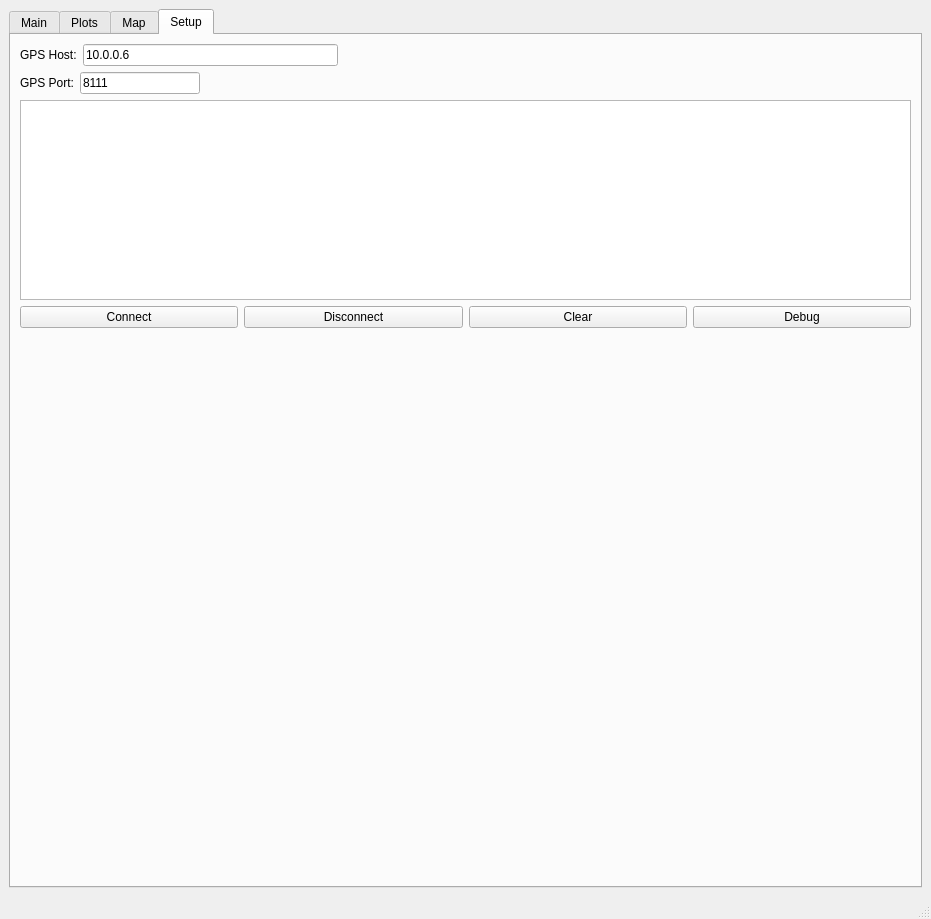
<?xml version="1.0" encoding="UTF-8"?>
<ui version="4.0">
 <class>GpsGui</class>
 <widget class="QMainWindow" name="GpsGui">
  <property name="geometry">
   <rect>
    <x>0</x>
    <y>0</y>
    <width>931</width>
    <height>919</height>
   </rect>
  </property>
  <property name="windowTitle">
   <string>GpsGui</string>
  </property>
  <widget class="QWidget" name="centralwidget">
   <layout class="QVBoxLayout" name="verticalLayout">
    <item>
     <widget class="QTabWidget" name="tabWidget">
      <property name="currentIndex">
       <number>3</number>
      </property>
      <widget class="QWidget" name="mainTab">
       <attribute name="title">
        <string>Main</string>
       </attribute>
       <layout class="QVBoxLayout" name="verticalLayout_3">
        <item>
         <layout class="QHBoxLayout" name="horizontalLayout_5">
          <item>
           <widget class="QLabel" name="label_2">
            <property name="text">
             <string>Longitude (degrees)</string>
            </property>
           </widget>
          </item>
          <item>
           <widget class="QLabel" name="longitudeDataLabel">
            <property name="text">
             <string>#####</string>
            </property>
           </widget>
          </item>
          <item>
           <widget class="QLabel" name="label_4">
            <property name="text">
             <string>Latitude (degrees)</string>
            </property>
           </widget>
          </item>
          <item>
           <widget class="QLabel" name="latitudeDataLabel">
            <property name="text">
             <string>#####</string>
            </property>
           </widget>
          </item>
         </layout>
        </item>
        <item>
         <layout class="QHBoxLayout" name="horizontalLayout_6">
          <item>
           <widget class="QLabel" name="label_6">
            <property name="text">
             <string>Pitch (degrees)</string>
            </property>
           </widget>
          </item>
          <item>
           <widget class="QLabel" name="pitchDataLabel">
            <property name="text">
             <string>#####</string>
            </property>
           </widget>
          </item>
          <item>
           <widget class="QLabel" name="label_5">
            <property name="text">
             <string>Roll (degrees)</string>
            </property>
           </widget>
          </item>
          <item>
           <widget class="QLabel" name="rollDataLabel">
            <property name="text">
             <string>#####</string>
            </property>
           </widget>
          </item>
         </layout>
        </item>
        <item>
         <layout class="QHBoxLayout" name="horizontalLayout_7">
          <item>
           <widget class="QLabel" name="label_10">
            <property name="text">
             <string>Altitude (meters)</string>
            </property>
           </widget>
          </item>
          <item>
           <widget class="QLabel" name="altitudeDataLabel">
            <property name="text">
             <string>#####</string>
            </property>
           </widget>
          </item>
          <item>
           <widget class="QLabel" name="label_11">
            <property name="text">
             <string>Heading (degrees)</string>
            </property>
           </widget>
          </item>
          <item>
           <widget class="QLabel" name="headingDataLabel">
            <property name="text">
             <string>#####</string>
            </property>
           </widget>
          </item>
         </layout>
        </item>
        <item>
         <layout class="QHBoxLayout" name="horizontalLayout_8">
          <item>
           <widget class="QLabel" name="label_14">
            <property name="text">
             <string>Ground Speed (knots)</string>
            </property>
           </widget>
          </item>
          <item>
           <widget class="QLabel" name="groundSpeedDataLabel">
            <property name="text">
             <string>#####</string>
            </property>
           </widget>
          </item>
          <item>
           <widget class="QLabel" name="label_16">
            <property name="text">
             <string>Rate of Climb (100 feet/min)</string>
            </property>
           </widget>
          </item>
          <item>
           <widget class="QLabel" name="rateOfClimbDataLabel">
            <property name="text">
             <string>#####</string>
            </property>
           </widget>
          </item>
         </layout>
        </item>
        <item>
         <layout class="QHBoxLayout" name="horizontalLayout_9">
          <property name="leftMargin">
           <number>10</number>
          </property>
          <property name="topMargin">
           <number>10</number>
          </property>
          <property name="rightMargin">
           <number>10</number>
          </property>
          <property name="bottomMargin">
           <number>10</number>
          </property>
          <item>
           <widget class="QLabel" name="label_7">
            <property name="text">
             <string>GPS PC Connection:</string>
            </property>
           </widget>
          </item>
          <item>
           <widget class="QLedLabel" name="statusConnectionLED">
            <property name="text">
             <string>O</string>
            </property>
           </widget>
          </item>
          <item>
           <widget class="QLabel" name="statusConnectedLabel">
            <property name="text">
             <string>G/NG/UNK</string>
            </property>
           </widget>
          </item>
          <item>
           <spacer name="horizontalSpacer_3">
            <property name="orientation">
             <enum>Qt::Horizontal</enum>
            </property>
            <property name="sizeHint" stdset="0">
             <size>
              <width>40</width>
              <height>20</height>
             </size>
            </property>
           </spacer>
          </item>
          <item>
           <widget class="QLabel" name="label_3">
            <property name="text">
             <string>GPS Sat Reception:</string>
            </property>
           </widget>
          </item>
          <item>
           <widget class="QLedLabel" name="statusSatelliteRxLED">
            <property name="text">
             <string>O</string>
            </property>
           </widget>
          </item>
          <item>
           <spacer name="horizontalSpacer_4">
            <property name="orientation">
             <enum>Qt::Horizontal</enum>
            </property>
            <property name="sizeHint" stdset="0">
             <size>
              <width>40</width>
              <height>20</height>
             </size>
            </property>
           </spacer>
          </item>
          <item>
           <widget class="QLabel" name="label">
            <property name="text">
             <string>GPS Messages Dropped:</string>
            </property>
           </widget>
          </item>
          <item>
           <widget class="QLedLabel" name="statusCounterLED">
            <property name="text">
             <string>O</string>
            </property>
           </widget>
          </item>
          <item>
           <widget class="QLabel" name="statusCounterLabel">
            <property name="text">
             <string>0</string>
            </property>
           </widget>
          </item>
          <item>
           <spacer name="horizontalSpacer_5">
            <property name="orientation">
             <enum>Qt::Horizontal</enum>
            </property>
            <property name="sizeHint" stdset="0">
             <size>
              <width>40</width>
              <height>20</height>
             </size>
            </property>
           </spacer>
          </item>
          <item>
           <widget class="QLabel" name="label_8">
            <property name="text">
             <string>GPS Message Decode:</string>
            </property>
           </widget>
          </item>
          <item>
           <widget class="QLedLabel" name="statusDecodeOkLED">
            <property name="text">
             <string>O</string>
            </property>
           </widget>
          </item>
          <item>
           <widget class="QLabel" name="statusDecodeOkLabel">
            <property name="text">
             <string>G/NG/UNK</string>
            </property>
           </widget>
          </item>
          <item>
           <widget class="QPushButton" name="clearErrorBtn">
            <property name="text">
             <string>ClearErrors</string>
            </property>
           </widget>
          </item>
         </layout>
        </item>
        <item>
         <layout class="QHBoxLayout" name="horizontalLayout_10">
          <property name="leftMargin">
           <number>10</number>
          </property>
          <property name="topMargin">
           <number>10</number>
          </property>
          <property name="rightMargin">
           <number>10</number>
          </property>
          <property name="bottomMargin">
           <number>10</number>
          </property>
          <item>
           <widget class="QLabel" name="label_13">
            <property name="text">
             <string>GPS Hearbeat</string>
            </property>
           </widget>
          </item>
          <item>
           <widget class="QLedLabel" name="statusHeartbeatLED">
            <property name="text">
             <string>O</string>
            </property>
           </widget>
          </item>
          <item>
           <spacer name="horizontalSpacer_6">
            <property name="orientation">
             <enum>Qt::Horizontal</enum>
            </property>
            <property name="sizeHint" stdset="0">
             <size>
              <width>40</width>
              <height>20</height>
             </size>
            </property>
           </spacer>
          </item>
         </layout>
        </item>
        <item>
         <layout class="QGridLayout" name="gridLayout">
          <property name="leftMargin">
           <number>0</number>
          </property>
          <property name="topMargin">
           <number>0</number>
          </property>
          <property name="rightMargin">
           <number>0</number>
          </property>
          <property name="bottomMargin">
           <number>0</number>
          </property>
          <item row="0" column="1">
           <widget class="qfi_EHSI" name="EHSI">
            <property name="minimumSize">
             <size>
              <width>300</width>
              <height>300</height>
             </size>
            </property>
            <property name="maximumSize">
             <size>
              <width>300</width>
              <height>300</height>
             </size>
            </property>
            <property name="verticalScrollBarPolicy">
             <enum>Qt::ScrollBarAlwaysOff</enum>
            </property>
            <property name="horizontalScrollBarPolicy">
             <enum>Qt::ScrollBarAlwaysOff</enum>
            </property>
            <property name="interactive">
             <bool>false</bool>
            </property>
           </widget>
          </item>
          <item row="0" column="0">
           <widget class="qfi_EADI" name="EADI">
            <property name="minimumSize">
             <size>
              <width>300</width>
              <height>300</height>
             </size>
            </property>
            <property name="maximumSize">
             <size>
              <width>300</width>
              <height>300</height>
             </size>
            </property>
            <property name="verticalScrollBarPolicy">
             <enum>Qt::ScrollBarAlwaysOff</enum>
            </property>
            <property name="horizontalScrollBarPolicy">
             <enum>Qt::ScrollBarAlwaysOff</enum>
            </property>
            <property name="interactive">
             <bool>false</bool>
            </property>
           </widget>
          </item>
         </layout>
        </item>
        <item>
         <layout class="QGridLayout" name="gridLayout_4">
          <property name="leftMargin">
           <number>0</number>
          </property>
          <property name="topMargin">
           <number>0</number>
          </property>
          <property name="rightMargin">
           <number>0</number>
          </property>
          <property name="bottomMargin">
           <number>0</number>
          </property>
          <item row="0" column="1">
           <widget class="qfi_VSI" name="verticalSpeedIndicator">
            <property name="minimumSize">
             <size>
              <width>300</width>
              <height>300</height>
             </size>
            </property>
            <property name="maximumSize">
             <size>
              <width>300</width>
              <height>300</height>
             </size>
            </property>
            <property name="verticalScrollBarPolicy">
             <enum>Qt::ScrollBarAlwaysOff</enum>
            </property>
            <property name="horizontalScrollBarPolicy">
             <enum>Qt::ScrollBarAlwaysOff</enum>
            </property>
            <property name="interactive">
             <bool>false</bool>
            </property>
           </widget>
          </item>
          <item row="0" column="0">
           <widget class="qfi_ASI" name="airSpeedIndicator">
            <property name="minimumSize">
             <size>
              <width>300</width>
              <height>300</height>
             </size>
            </property>
            <property name="maximumSize">
             <size>
              <width>300</width>
              <height>300</height>
             </size>
            </property>
            <property name="verticalScrollBarPolicy">
             <enum>Qt::ScrollBarAlwaysOff</enum>
            </property>
            <property name="horizontalScrollBarPolicy">
             <enum>Qt::ScrollBarAlwaysOff</enum>
            </property>
            <property name="interactive">
             <bool>false</bool>
            </property>
           </widget>
          </item>
         </layout>
        </item>
        <item>
         <spacer name="verticalSpacer_2">
          <property name="orientation">
           <enum>Qt::Vertical</enum>
          </property>
          <property name="sizeHint" stdset="0">
           <size>
            <width>20</width>
            <height>40</height>
           </size>
          </property>
         </spacer>
        </item>
       </layout>
      </widget>
      <widget class="QWidget" name="tab">
       <attribute name="title">
        <string>Plots</string>
       </attribute>
       <layout class="QGridLayout" name="gridLayout_2">
        <item row="1" column="0">
         <widget class="QCustomPlot" name="plotPitch" native="true"/>
        </item>
        <item row="0" column="1">
         <widget class="QCustomPlot" name="plotAltitude" native="true"/>
        </item>
        <item row="1" column="1">
         <widget class="QCustomPlot" name="plotRoll" native="true"/>
        </item>
        <item row="0" column="0">
         <widget class="QCustomPlot" name="plotLatLong" native="true"/>
        </item>
        <item row="2" column="0">
         <widget class="QCustomPlot" name="plotHeading" native="true"/>
        </item>
        <item row="2" column="1">
         <widget class="QCustomPlot" name="plotSpeed" native="true"/>
        </item>
       </layout>
      </widget>
      <widget class="QWidget" name="tab_2">
       <attribute name="title">
        <string>Map</string>
       </attribute>
       <layout class="QGridLayout" name="gridLayout_3"/>
      </widget>
      <widget class="QWidget" name="setupTab">
       <attribute name="title">
        <string>Setup</string>
       </attribute>
       <layout class="QVBoxLayout" name="verticalLayout_2">
        <item>
         <layout class="QHBoxLayout" name="horizontalLayout">
          <item>
           <widget class="QLabel" name="gpsHostLabel">
            <property name="text">
             <string>GPS Host:</string>
            </property>
           </widget>
          </item>
          <item>
           <widget class="QLineEdit" name="gpsHostEdit">
            <property name="maximumSize">
             <size>
              <width>255</width>
              <height>16777215</height>
             </size>
            </property>
            <property name="text">
             <string>10.0.0.6</string>
            </property>
           </widget>
          </item>
          <item>
           <spacer name="horizontalSpacer">
            <property name="orientation">
             <enum>Qt::Horizontal</enum>
            </property>
            <property name="sizeHint" stdset="0">
             <size>
              <width>40</width>
              <height>20</height>
             </size>
            </property>
           </spacer>
          </item>
         </layout>
        </item>
        <item>
         <layout class="QHBoxLayout" name="horizontalLayout_2">
          <item>
           <widget class="QLabel" name="gpsPortLabel">
            <property name="text">
             <string>GPS Port:</string>
            </property>
           </widget>
          </item>
          <item>
           <widget class="QLineEdit" name="gpsPort">
            <property name="maximumSize">
             <size>
              <width>120</width>
              <height>16777215</height>
             </size>
            </property>
            <property name="text">
             <string>8111</string>
            </property>
           </widget>
          </item>
          <item>
           <spacer name="horizontalSpacer_2">
            <property name="orientation">
             <enum>Qt::Horizontal</enum>
            </property>
            <property name="sizeHint" stdset="0">
             <size>
              <width>40</width>
              <height>20</height>
             </size>
            </property>
           </spacer>
          </item>
         </layout>
        </item>
        <item>
         <layout class="QHBoxLayout" name="horizontalLayout_4">
          <property name="topMargin">
           <number>0</number>
          </property>
          <item>
           <widget class="QPlainTextEdit" name="logViewer">
            <property name="minimumSize">
             <size>
              <width>0</width>
              <height>200</height>
             </size>
            </property>
            <property name="maximumSize">
             <size>
              <width>16777215</width>
              <height>200</height>
             </size>
            </property>
            <property name="font">
             <font>
              <family>Ubuntu Mono</family>
             </font>
            </property>
            <property name="acceptDrops">
             <bool>false</bool>
            </property>
            <property name="readOnly">
             <bool>true</bool>
            </property>
           </widget>
          </item>
         </layout>
        </item>
        <item>
         <layout class="QHBoxLayout" name="horizontalLayout_3">
          <item>
           <widget class="QPushButton" name="connectBtn">
            <property name="text">
             <string>Connect</string>
            </property>
           </widget>
          </item>
          <item>
           <widget class="QPushButton" name="disconnectBtn">
            <property name="text">
             <string>Disconnect</string>
            </property>
           </widget>
          </item>
          <item>
           <widget class="QPushButton" name="clearBtn">
            <property name="text">
             <string>Clear</string>
            </property>
           </widget>
          </item>
          <item>
           <widget class="QPushButton" name="debugBtn">
            <property name="text">
             <string>Debug</string>
            </property>
           </widget>
          </item>
         </layout>
        </item>
        <item>
         <spacer name="verticalSpacer">
          <property name="orientation">
           <enum>Qt::Vertical</enum>
          </property>
          <property name="sizeHint" stdset="0">
           <size>
            <width>20</width>
            <height>40</height>
           </size>
          </property>
         </spacer>
        </item>
       </layout>
      </widget>
     </widget>
    </item>
   </layout>
  </widget>
  <widget class="QMenuBar" name="menubar">
   <property name="geometry">
    <rect>
     <x>0</x>
     <y>0</y>
     <width>931</width>
     <height>21</height>
    </rect>
   </property>
  </widget>
  <widget class="QStatusBar" name="statusbar"/>
 </widget>
 <customwidgets>
  <customwidget>
   <class>qfi_EADI</class>
   <extends>QGraphicsView</extends>
   <header>qfi/qfi_EADI.h</header>
  </customwidget>
  <customwidget>
   <class>qfi_EHSI</class>
   <extends>QGraphicsView</extends>
   <header>qfi/qfi_EHSI.h</header>
  </customwidget>
  <customwidget>
   <class>QCustomPlot</class>
   <extends>QWidget</extends>
   <header>qcustomplot.h</header>
   <container>1</container>
  </customwidget>
  <customwidget>
   <class>qfi_ASI</class>
   <extends>QGraphicsView</extends>
   <header>qfi/qfi_ASI.h</header>
  </customwidget>
  <customwidget>
   <class>qfi_VSI</class>
   <extends>QGraphicsView</extends>
   <header>qfi/qfi_VSI.h</header>
  </customwidget>
  <customwidget>
   <class>QLedLabel</class>
   <extends>QLabel</extends>
   <header>qledlabel.h</header>
  </customwidget>
 </customwidgets>
 <resources/>
 <connections/>
</ui>
